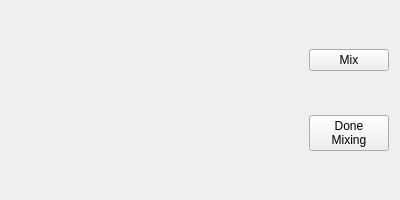
<?xml version="1.0" encoding="UTF-8"?>
<ui version="4.0">
 <class>MysterySubstances</class>
 <widget class="QWidget" name="MysterySubstances">
  <property name="geometry">
   <rect>
    <x>0</x>
    <y>0</y>
    <width>400</width>
    <height>200</height>
   </rect>
  </property>
  <property name="maximumSize">
   <size>
    <width>16777215</width>
    <height>200</height>
   </size>
  </property>
  <property name="windowTitle">
   <string>Form</string>
  </property>
  <layout class="QHBoxLayout" name="horizontalLayout">
   <item>
    <widget class="QScrollArea" name="scrollArea">
     <property name="maximumSize">
      <size>
       <width>16777215</width>
       <height>200</height>
      </size>
     </property>
     <property name="frameShape">
      <enum>QFrame::NoFrame</enum>
     </property>
     <property name="verticalScrollBarPolicy">
      <enum>Qt::ScrollBarAlwaysOff</enum>
     </property>
     <property name="widgetResizable">
      <bool>true</bool>
     </property>
     <widget class="QWidget" name="scrollAreaWidgetContents">
      <property name="geometry">
       <rect>
        <x>0</x>
        <y>0</y>
        <width>296</width>
        <height>176</height>
       </rect>
      </property>
      <property name="maximumSize">
       <size>
        <width>16777215</width>
        <height>200</height>
       </size>
      </property>
      <layout class="QVBoxLayout" name="verticalLayout_2">
       <property name="leftMargin">
        <number>0</number>
       </property>
       <property name="topMargin">
        <number>0</number>
       </property>
       <property name="rightMargin">
        <number>0</number>
       </property>
       <property name="bottomMargin">
        <number>0</number>
       </property>
       <item>
        <layout class="QHBoxLayout" name="layout"/>
       </item>
      </layout>
     </widget>
    </widget>
   </item>
   <item>
    <widget class="QWidget" name="widget" native="true">
     <property name="minimumSize">
      <size>
       <width>50</width>
       <height>0</height>
      </size>
     </property>
     <layout class="QVBoxLayout" name="verticalLayout">
      <property name="leftMargin">
       <number>0</number>
      </property>
      <property name="topMargin">
       <number>0</number>
      </property>
      <property name="rightMargin">
       <number>0</number>
      </property>
      <property name="bottomMargin">
       <number>0</number>
      </property>
      <item>
       <widget class="QPushButton" name="mixButton">
        <property name="text">
         <string>Mix</string>
        </property>
       </widget>
      </item>
      <item>
       <widget class="QPushButton" name="doneButton">
        <property name="text">
         <string>Done
Mixing</string>
        </property>
       </widget>
      </item>
     </layout>
    </widget>
   </item>
  </layout>
 </widget>
 <resources/>
 <connections/>
</ui>
